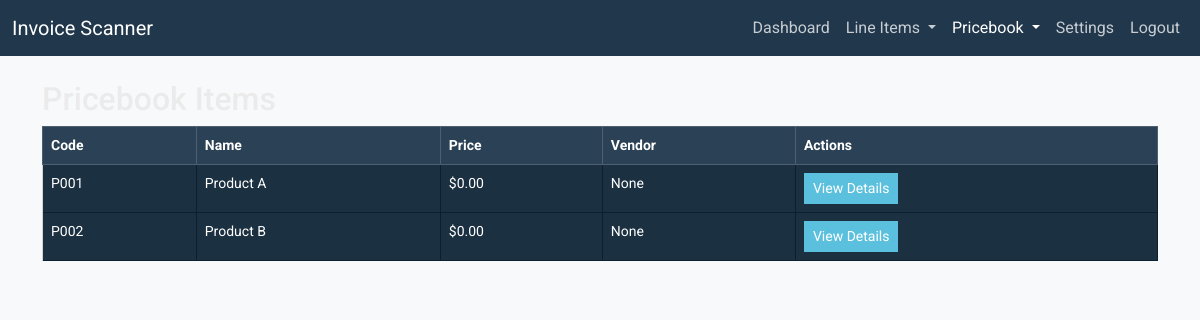
Page /pricebook_items on the committed database.
### models.py (models this page shows, shortened)
class PricebookItem(db.Model):
    id = db.Column(db.Integer, primary_key=True)
    code = db.Column(db.String(50), unique=True, nullable=False)
    name = db.Column(db.String(100), nullable=False)
    description = db.Column(db.String(255))
    invoice_price = db.Column(db.Float, default=0.0)
    member_price = db.Column(db.Float, default=0.0)
    add_on_price = db.Column(db.Float,default=0.0)
    member_add_on_price = db.Column(db.Float, default=0.0)
    hours = db.Column(db.Integer, default=0.0)
    vendor = db.Column(db.String(100))
    taxable = db.Column(db.Boolean, default=False)
    deduct_as_job_cost = db.Column(db.Boolean, default=False)
    allow_membership_discounts = db.Column(db.Boolean, default=True)
    auto_replenish = db.Column(db.Boolean, default=False)
    exclude_from_wizard = db.Column(db.Boolean, default=False)
    is_new = db.Column(db.Boolean, default=False)  # Added field
    pricebook_price = db.Column(db.Float, default=0.0)

### app.py (the view)
@app.route('/pricebook_items')
def pricebook_items():
    items = PricebookItem.query.all()
    return render_template('pricebook_items.html', items=items)

### templates/pricebook_items.html (shortened to what this page needs)
{% extends 'base.html' %}
{% block content %}
<h2>Pricebook Items</h2>
<div class="table-responsive">
    <table id="pricebook-items-table" class="table table-bordered table-hover">
        <thead class="table-dark">
            <tr>
                <th>Code</th>
                <th>Name</th>
                <th>Price</th>
                <th>Vendor</th>
                <th>Actions</th>
            </tr>
        </thead>
        <tbody>
            {% for item in items %}
            <tr>
                <td>{{ item.code }}</td>
                <td>{{ item.name }}</td>
                <td>${{ '%.2f' | format(item.pricebook_price) }}</td>
                <td>{{ item.vendor }}</td>
                <td>
                    <button class="btn btn-info btn-sm" data-bs-toggle="modal"
                        data-bs-target="#detailsModal{{ item.id }}">View Details</button>
                </td>
            </tr>
            {% endfor %}
        </tbody>
    </table>
</div>
{% endblock %}

### static/css/styles.css (style rules this page uses)
body { background-color: #f8f9fa; font-family: 'Roboto', sans-serif; }
.btn { margin-right: 5px; }

### rows in the picture
PricebookItem: code "P001", name "Product A", pricebook_price "0.00", vendor "None"
PricebookItem: code "P002", name "Product B", pricebook_price "0.00", vendor "None"
